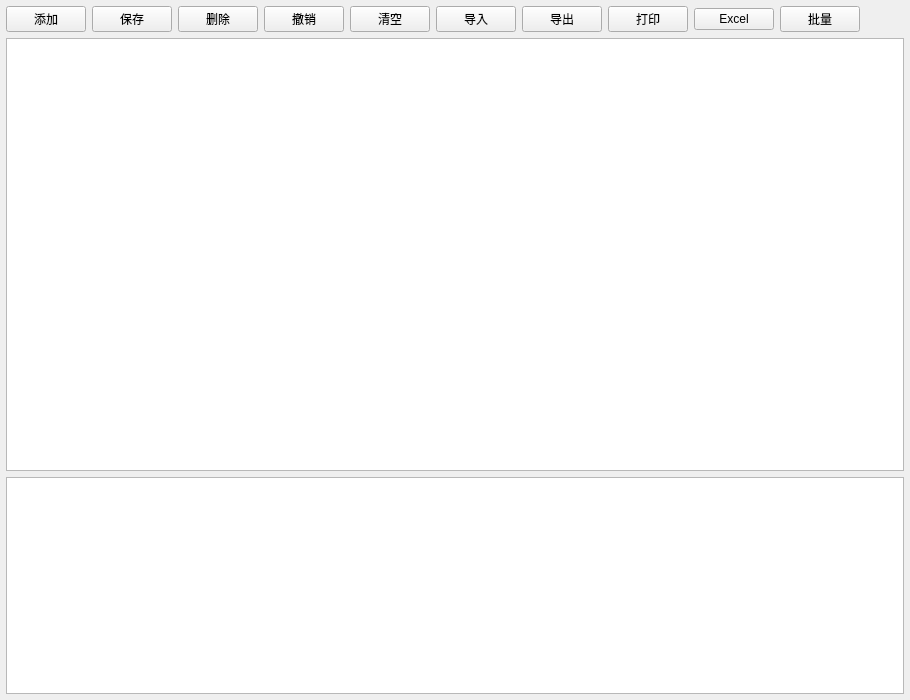
<?xml version="1.0" encoding="UTF-8"?>
<ui version="4.0">
 <class>frmConfigRecord</class>
 <widget class="QWidget" name="frmConfigRecord">
  <property name="geometry">
   <rect>
    <x>0</x>
    <y>0</y>
    <width>910</width>
    <height>700</height>
   </rect>
  </property>
  <property name="windowTitle">
   <string>Form</string>
  </property>
  <layout class="QVBoxLayout" name="verticalLayout">
   <property name="spacing">
    <number>6</number>
   </property>
   <property name="leftMargin">
    <number>6</number>
   </property>
   <property name="topMargin">
    <number>6</number>
   </property>
   <property name="rightMargin">
    <number>6</number>
   </property>
   <property name="bottomMargin">
    <number>6</number>
   </property>
   <item>
    <widget class="QWidget" name="widgetTop" native="true">
     <layout class="QHBoxLayout" name="horizontalLayout">
      <property name="spacing">
       <number>6</number>
      </property>
      <property name="leftMargin">
       <number>0</number>
      </property>
      <property name="topMargin">
       <number>0</number>
      </property>
      <property name="rightMargin">
       <number>0</number>
      </property>
      <property name="bottomMargin">
       <number>0</number>
      </property>
      <item>
       <widget class="QPushButton" name="btnAdd">
        <property name="text">
         <string>添加</string>
        </property>
       </widget>
      </item>
      <item>
       <widget class="QPushButton" name="btnSave">
        <property name="text">
         <string>保存</string>
        </property>
       </widget>
      </item>
      <item>
       <widget class="QPushButton" name="btnDelete">
        <property name="text">
         <string>删除</string>
        </property>
       </widget>
      </item>
      <item>
       <widget class="QPushButton" name="btnReturn">
        <property name="text">
         <string>撤销</string>
        </property>
       </widget>
      </item>
      <item>
       <widget class="QPushButton" name="btnClear">
        <property name="text">
         <string>清空</string>
        </property>
       </widget>
      </item>
      <item>
       <widget class="QPushButton" name="btnInput">
        <property name="text">
         <string>导入</string>
        </property>
       </widget>
      </item>
      <item>
       <widget class="QPushButton" name="btnOutput">
        <property name="text">
         <string>导出</string>
        </property>
       </widget>
      </item>
      <item>
       <widget class="QPushButton" name="btnPrint">
        <property name="text">
         <string>打印</string>
        </property>
       </widget>
      </item>
      <item>
       <widget class="QPushButton" name="btnXls">
        <property name="text">
         <string>Excel</string>
        </property>
       </widget>
      </item>
      <item>
       <widget class="QPushButton" name="btnPlus">
        <property name="text">
         <string>批量</string>
        </property>
       </widget>
      </item>
      <item>
       <widget class="QLabel" name="labTip">
        <property name="sizePolicy">
         <sizepolicy hsizetype="Expanding" vsizetype="Preferred">
          <horstretch>0</horstretch>
          <verstretch>0</verstretch>
         </sizepolicy>
        </property>
        <property name="text">
         <string/>
        </property>
        <property name="alignment">
         <set>Qt::AlignCenter</set>
        </property>
       </widget>
      </item>
     </layout>
    </widget>
   </item>
   <item>
    <widget class="QTableView" name="tableView">
     <property name="sizePolicy">
      <sizepolicy hsizetype="Expanding" vsizetype="Expanding">
       <horstretch>0</horstretch>
       <verstretch>2</verstretch>
      </sizepolicy>
     </property>
    </widget>
   </item>
   <item>
    <widget class="TaskTableView" name="taskTableView">
     <property name="sizePolicy">
      <sizepolicy hsizetype="Expanding" vsizetype="Expanding">
       <horstretch>0</horstretch>
       <verstretch>1</verstretch>
      </sizepolicy>
     </property>
    </widget>
   </item>
  </layout>
 </widget>
 <customwidgets>
  <customwidget>
   <class>TaskTableView</class>
   <extends>QTableView</extends>
   <header>tasktableview.h</header>
  </customwidget>
 </customwidgets>
 <resources/>
 <connections/>
</ui>
